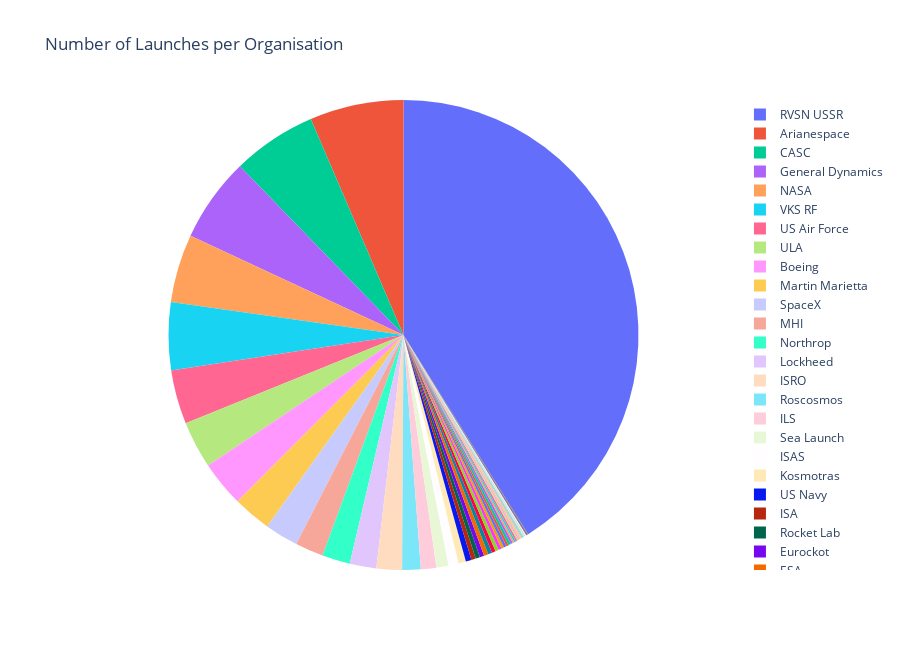

Notebook cell for this chart:
### Code cell
fig = px.pie(names=organisation_count.index, values=organisation_count.values,
             title='Number of Launches per Organisation')
fig.update_traces(textinfo='none')
fig.update_layout(height=650)
fig.show()

### Figure 1 — Plotly figure (JSON) as saved in the notebook; plotly's stock layout.template omitted (floating-point values rounded to 4 significant figures)
{"data": [{"domain": {"x": [0, 1], "y": [0, 1]}, "hovertemplate": "label=%{label}<br>value=%{value}<extra></extra>", "labels": ["RVSN USSR", "Arianespace", "CASC", "General Dynamics", "NASA", "VKS RF", "US Air Force", "ULA", "Boeing", "Martin Marietta", "SpaceX", "MHI", "Northrop", "Lockheed", "ISRO", "Roscosmos", "ILS", "Sea Launch", "ISAS", "Kosmotras", "US Navy", "ISA", "Rocket Lab", "Eurockot", "ESA", "Blue Origin", "IAI", "ExPace", "ASI", "CNES", "AMBA", "MITT", "JAXA", "Land Launch", "UT", "KCST", "CASIC", "Exos", "CECLES", "Arm??e de l'Air", "KARI", "SRC", "AEB", "RAE", "OKB-586", "Yuzhmash", "Landspace", "Douglas", "EER", "Starsem", "Virgin Orbit", "IRGC", "i-Space", "OneSpace", "Sandia", "Khrunichev"], "legendgroup": "", "name": "", "showlegend": true, "textinfo": "none", "type": "pie", "values": [1777, 279, 251, 251, 203, 201, 161, 140, 136, 114, 100, 84, 83, 79, 76, 55, 46, 36, 30, 22, 17, 13, 13, 13, 13, 12, 11, 10, 9, 8, 8, 7, 7, 7, 5, 5, 5, 4, 4, 4, 3, 3, 3, 2, 2, 2, 1, 1, 1, 1, 1, 1, 1, 1, 1, 1]}], "layout": {"height": 650, "legend": {"tracegroupgap": 0}, "title": {"text": "Number of Launches per Organisation"}}}
